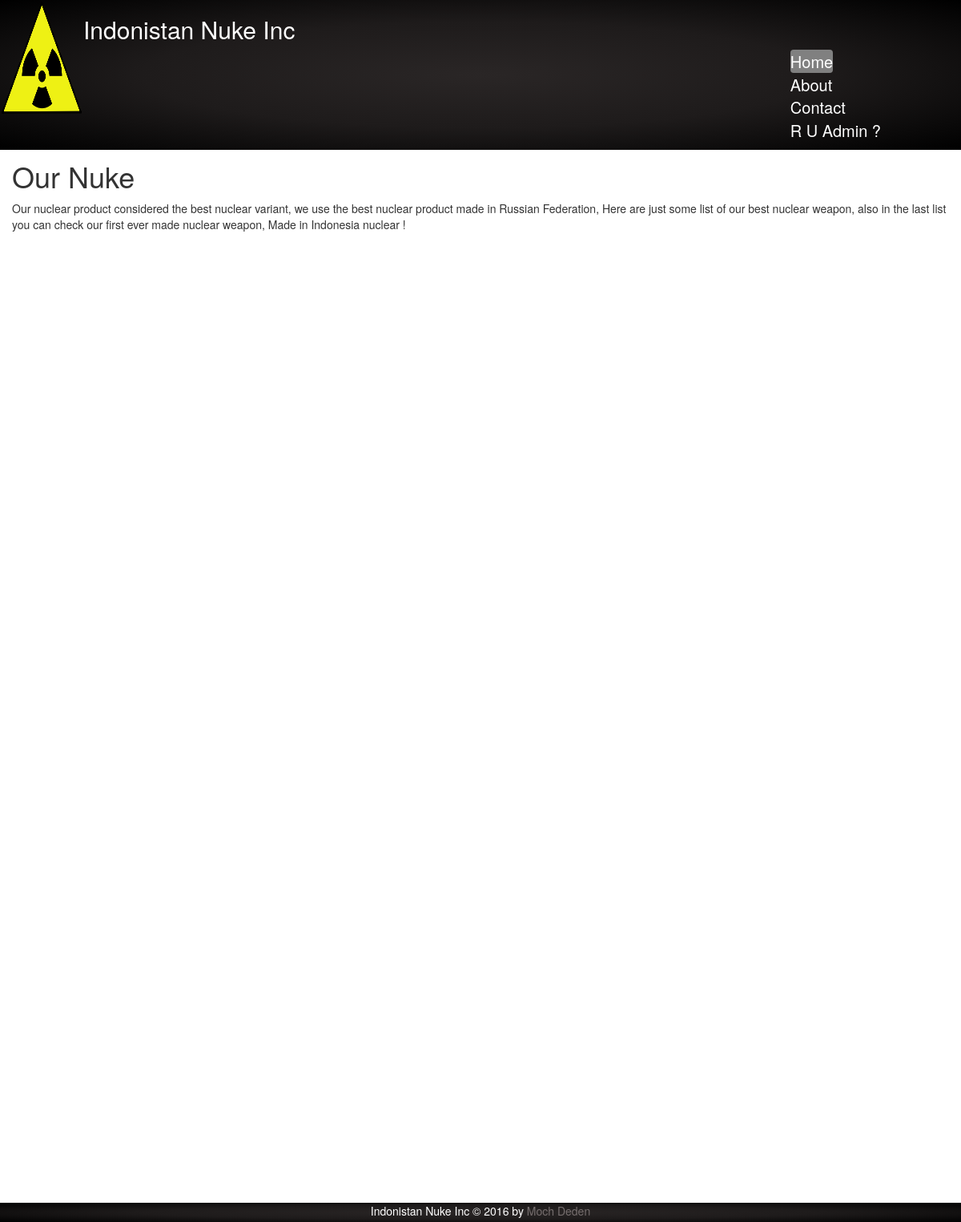
The page / on the database its author committed.
### tables this page shows
CREATE TABLE Home (
	id TINYINT PRIMARY KEY,
	header TEXT,
	content TEXT
);

### function.php (called while the page is built, shortened)
<?php
function process_db($mysql_action) {
    global $config;
    $mysqli = mysqli_connect(
                $config['DB']['hostname'],
                $config['DB']['username'],
                $config['DB']['password'],
                $config['DB']['database']);
    $result = $mysql_action($mysqli);
    return $result;
}
function read_table_by_id($table, $id) {
    return process_db(function($connection) use($table, $id) {
        $q = mysqli_query($connection, "SELECT * FROM $table WHERE id = $id;");
        $result = mysqli_fetch_assoc($q);
        return $result;
    });
}

### index.php (the view, shortened to what this page needs)
<?php
	require_once 'header.php';
	require_once 'function.php';
	$home = read_table_by_id('Home', 1);
?>
	<div class="home row  upper-row" id="home" class="main">
			<h1><?php echo $home['header'] ?></h1>
			<p>
				<?php echo $home['content'] ?>
			</p>
	</div>
<?php require_once 'footer.php'; ?>

### index.css (style rules this page uses)
* { margin: 0px; padding: 0px; }
.upper-row { margin-top: 60px; margin-bottom: 40px; }

### rows shown on the page
home: header "Our Nuke", content "Our nuclear product considered the best nuclear variant, we use the best nuclear product made in Russian Federation, Here are just some list of our best nuclear weapon, also in the last list you can check our first ever made nuclear weapon, Made in Indonesia nuclear !"
